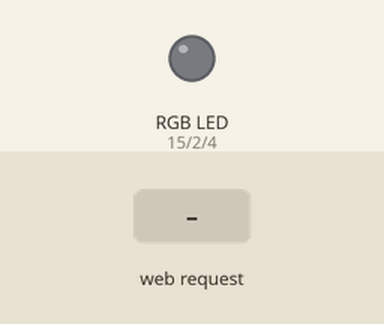
Bench run of a sketch on a simulated ESP32. Shown: an RGB LED mixed from three pins (HIGH = lit). The test bench sets the inputs (shaded band). WiFi joins after 1.5 s; servers stay silent unless stated; what the sketch prints to the serial monitor is not drawn.

Above: at 2.7 s.
2.8 s: HTTP request GET /ledon received
At 3.5 s:
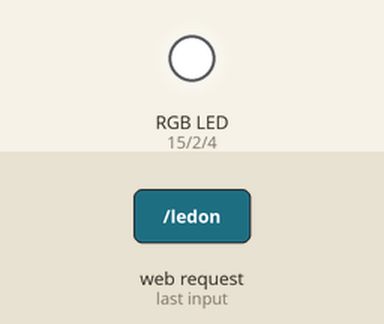
4.3 s: HTTP request GET /ledon?r=0 received
At 4.6 s:
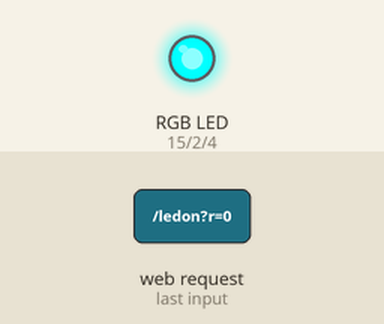
5.8 s: HTTP request GET /ledon?g=0 received
At 7.0 s:
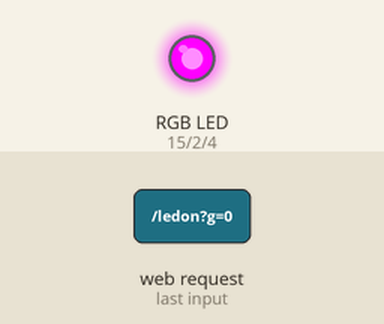
7.3 s: HTTP request GET /ledon?b=0 received
At 8.1 s:
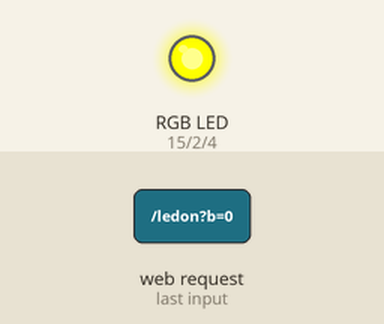
8.8 s: HTTP request GET /ledon?r=120 received
At 9.2 s:
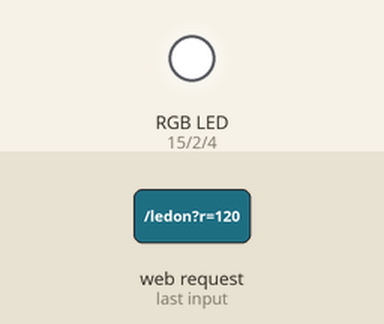
Timing chart, 0 to 11.3 s (numbered marks = the images above; inputs shaded):
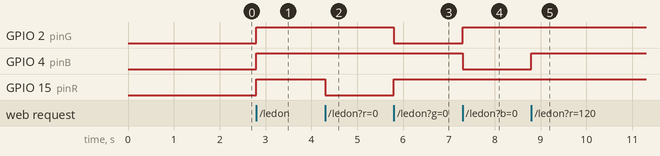

Measured:
- after the input at 2.8 s, GPIO 2 (pinG), GPIO 4 (pinB), GPIO 15 (pinR): LOW → HIGH at once
- after the input at 4.3 s, GPIO 15 (pinR): HIGH → LOW at once
- after the input at 5.8 s, GPIO 2 (pinG): HIGH → LOW at once; GPIO 15 (pinR): LOW → HIGH at once
- after the input at 7.3 s, GPIO 2 (pinG): LOW → HIGH at once; GPIO 4 (pinB): HIGH → LOW at once
- after the input at 8.8 s, GPIO 4 (pinB): LOW → HIGH at once

The sketch:

Led_RGB_wifi.ino
```cpp
#include <WiFi.h>
#include <WebServer.h>

/* Put your SSID & Password */
const char* ssid = "Alexandre";  // Enter SSID here
const char* password = "ugkp7593";  //Enter Password here

// Set web server port number to 80
WebServer server(80);

uint8_t pinR = 15;
uint8_t pinG = 2;
uint8_t pinB = 4;
bool LEDstatus = LOW;
int valR, valG, valB;

void setup() {
  Serial.begin(9600);

  pinMode(pinR, OUTPUT);
  pinMode(pinG, OUTPUT);
  pinMode(pinB, OUTPUT);

  Serial.printf("Connecting to %s ", ssid);
  WiFi.begin(ssid, password);
  while (WiFi.status() != WL_CONNECTED)
  {
    delay(500);
    Serial.print(".");
  }

  server.on("/", handle_OnConnect);
  server.on("/ledon", handle_ledON);
  server.on("/ledoff", handle_ledOFF);
  server.onNotFound(handle_NotFound);

  server.begin();
  Serial.println("HTTP server started");
  Serial.print("IP address: ");
  Serial.println(WiFi.localIP().toString());
}

void loop() {
  server.handleClient();
  if(LEDstatus) {
    analogWrite(pinR, map(valR, 0, 255, 0, 1023));
    analogWrite(pinG, map(valG, 0, 255, 0, 1023));
    analogWrite(pinB, map(valB, 0, 255, 0, 1023));
  }
  else {
    analogWrite(pinR, 0);
    analogWrite(pinG, 0);
    analogWrite(pinB, 0);
  }
}

void handle_OnConnect() {
  LEDstatus = LOW;
  Serial.println("LED Status: OFF");
  server.send(200, "text/html", SendHTML(LEDstatus));
}

void handle_NotFound(){
  server.send(404, "text/plain", "Not found");
}

void handle_ledON() {
  static int i = 0;
  LEDstatus = HIGH;
  Serial.println("LED Status: ON");
  server.send(200, "text/html", SendHTML(HIGH));
  valR = (server.hasArg("r"))? server.arg("r").toInt() : 0xFF;
  valG = (server.hasArg("g"))? server.arg("g").toInt() : 0xFF;
  valB = (server.hasArg("b"))? server.arg("b").toInt() : 0xFF;
}

void handle_ledOFF() {
  LEDstatus = LOW;
  Serial.println("LED Status: OFF");
  server.send(200, "text/html", SendHTML(LOW));
}

String SendHTML(bool ledstat) {
  String ptr = "<!DOCTYPE html> <html>";

  ptr += "<head>";
  ptr +="<meta charset=\"utf-8\"><meta http-equiv=\"X-UA-Compatible\" content=\"IE=edge\"><meta name=\"viewport\" content=\"width=device-width, initial-scale=1\">";
  ptr += "<link rel=\"stylesheet\" href=\"https://maxcdn.bootstrapcdn.com/bootstrap/3.3.6/css/bootstrap.min.css\">";
  ptr += "<script src=\"https://maxcdn.bootstrapcdn.com/bootstrap/3.3.6/js/bootstrap.min.js\"></script>";
  ptr += "<script src=\"https://cdnjs.cloudflare.com/ajax/libs/jscolor/2.0.4/jscolor.min.js\"></script>";

  ptr +="<style>html { font-family: Helvetica; display: inline-block; margin: 0px auto; text-align: center;}";
  ptr +="body{margin-top: 50px;} h1 {color: #444444;margin: 50px auto 30px;} h3 {color: #444444;margin-bottom: 50px;}";
  ptr +=".button {display: block;width: 80px;background-color: #1abc9c;border: none;color: white;padding: 13px 30px;text-decoration: none;font-size: 25px;margin: 0px auto 35px;cursor: pointer;border-radius: 4px;}";
  ptr +=".button-on {background-color: #1abc9c;}";
  ptr +=".button-on:active {background-color: #16a085;}";
  ptr +=".button-off {background-color: #34495e;}";
  ptr +=".button-off:active {background-color: #2c3e50;}";
  ptr +="p {font-size: 14px;color: #888;margin-bottom: 10px;}";
  ptr +="</style>";

  ptr +="</head>";
  ptr += "<body><div class=\"container\"><div class=\"row\"><h1>ESP Color Picker</h1>";

  if(ledstat) {
    ptr +="<p>LED Status: <a class=\"button button-on\" href=\"/ledoff\">ON</a></p>";
    ptr += "<a type=\"submit\" id=\"change_color\" type=\"button\" class=\"btn btn-primary\">Change Color</a>";
    ptr += "<input class=\"jscolor {onFineChange:'update(this)'}\" id=\"rgb\">";
  }
  else {
    ptr +="<p>LED Status: <a class=\"button button-off\" href=\"/ledon\">OFF</a></p>";
  }

  ptr += "</div></div>";
  ptr += "<script>";
  ptr += "function update(picker) {";
  ptr += "  document.getElementById('rgb').innerHTML = Math.round(picker.rgb[0]) + ', ' +  Math.round(picker.rgb[1]) + ', ' + Math.round(picker.rgb[2]);";
  ptr += "  document.getElementById('change_color').onclick = function() {";
  ptr += "    var r = Math.round(picker.rgb[0]*4.0117);";
  ptr += "    var g = Math.round(picker.rgb[1]*4.0117);";
  ptr += "    var b = Math.round(picker.rgb[2]*4.0117);";
  ptr += "    var url = '/ledon?r=' + r + '&g=' + g + '&b=' + b;";
  ptr += "    fetch(url);";
  ptr += "  };";
  ptr += "}";
  ptr += "</script>";
  ptr += "</body></html>";

  return ptr;
}
```
